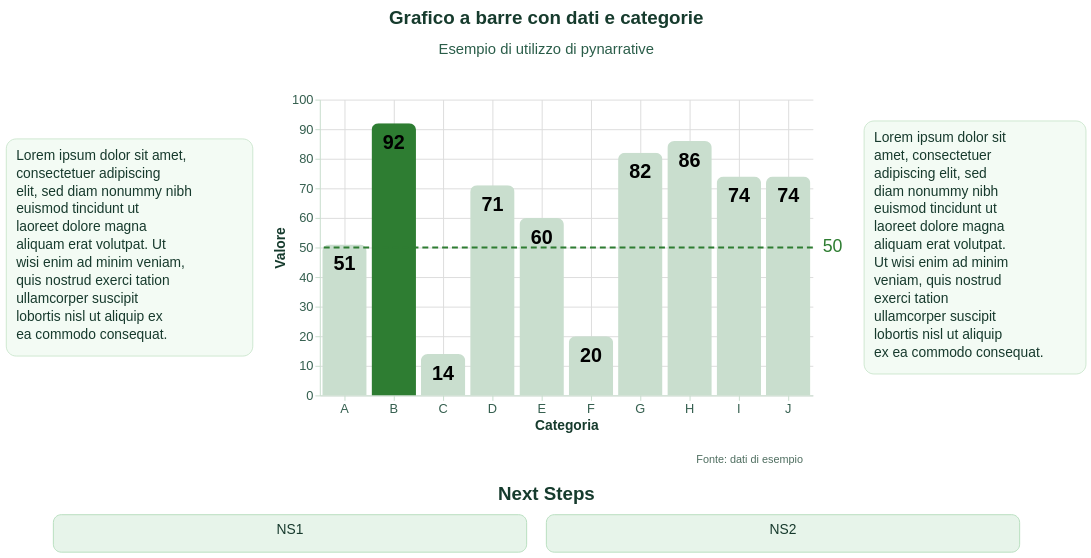

The code cell stored with this chart in its notebook:
### Markdown cell above
*Environmental Template*

### Code cell
from pynarrative import EnvironmentalTemplate as ET

storia = (
    pn.Story(
    #Costruzione dell'oggetto di classe Story
        data = dati_categorie,
        width = 500,
        height = 300,
        template = ET
    )

    #Chiamata dei metodi

    .mark_bar(
        cornerRadiusTopLeft = 7,
        cornerRadiusTopRight = 7,

    )

    .encode( #encoding dei dati
        x = alt.X("categorie:N", title = "Categoria", axis = alt.Axis(grid = True)),
        y = alt.Y("valori:Q", title = "Valore", axis = alt.Axis(grid = True))
    )
    

    .add_title( #titolo e sottotitolo
        title = "Grafico a barre con dati e categorie",
        subtitle = "Esempio di utilizzo di pynarrative",
        align = "center"
    )

    .add_context( #contesto, testo, spiegazione
        text = "Lorem ipsum dolor sit amet, consectetuer adipiscing elit, sed diam nonummy nibh euismod tincidunt ut laoreet dolore magna aliquam erat volutpat. Ut wisi enim ad minim veniam, quis nostrud exerci tation ullamcorper suscipit lobortis nisl ut aliquip ex ea commodo consequat.",
        position = "left",
    )

    .add_context( #contesto, testo, spiegazione
        text = "Lorem ipsum dolor sit amet, consectetuer adipiscing elit, sed diam nonummy nibh euismod tincidunt ut laoreet dolore magna aliquam erat volutpat. Ut wisi enim ad minim veniam, quis nostrud exerci tation ullamcorper suscipit lobortis nisl ut aliquip ex ea commodo consequat.",
        position = "right",
    )

    .add_next_steps( #prossima parte della storia
        steps = ["NS1", "NS2"],
        title = "Next Steps", #
        position = "bottom" #
    )

    .add_source( #fonte384db5
        text = "Fonte: dati di esempio",
        position = "bottom",
        align = "right"
    )


    .add_labels_chart(
        font_size = 20,
        font_weight = "bold",
        dy = 20
    )

    .add_line(
        orientation = "horizontal",
        value = 50,
    )

    .add_highlight("B")
    


    .render()
)

storia

### Figure 1 — Vega-Lite specification as saved in the notebook (floating-point values rounded to 4 significant figures)
{"config": {"view": {"continuousWidth": 300, "continuousHeight": 300, "strokeWidth": 0}, "axis": {"domainColor": "#c9dece", "grid": false, "labelColor": "#355f4f", "labelFont": "Helvetica", "labelFontSize": 13, "tickColor": "#c9dece", "titleColor": "#163b2d", "titleFont": "Helvetica", "titleFontSize": 14}, "axisX": {"labelAngle": 0, "labelExpr": "length(datum.label) > 12 ? replace(datum.label, /\\s+/, '\\n') : datum.label", "labelLineHeight": 14}, "bar": {"color": "#2e7d32"}, "legend": {"labelColor": "#355f4f", "labelFont": "Helvetica", "labelFontSize": 12, "titleColor": "#163b2d", "titleFont": "Helvetica", "titleFontSize": 12}, "line": {"color": "#27A0D9"}, "mark": {"strokeWidth": 2.5}, "point": {"color": "#000000", "filled": true, "size": 75}, "range": {"category": ["#27A0D9", "#348035", "#c2a46c", "#a46cc2", "#d96027"]}, "title": {"color": "#163b2d", "font": "Helvetica", "fontSize": 19}}, "vconcat": [{"layer": [{"mark": {"type": "text", "align": "center", "baseline": "top", "color": "#163b2d", "font": "Helvetica", "fontSize": 19, "fontWeight": "bold", "text": "Grafico a barre con dati e categorie"}, "encoding": {"x": {"value": 500.0}, "y": {"value": 4}}}, {"mark": {"type": "text", "align": "center", "baseline": "top", "color": "#2a5d49", "font": "Helvetica", "fontSize": 15, "text": "Esempio di utilizzo di pynarrative"}, "encoding": {"x": {"value": 500.0}, "y": {"value": 38}}}], "data": {"name": "data-6fad5c34291b82fc9632cbce143d677a"}, "height": 70, "width": 1000.0}, {"vconcat": [{"hconcat": [{"hconcat": [{"layer": [{"mark": {"type": "rect", "color": "#f3fbf4", "cornerRadius": 10, "opacity": 1.0, "stroke": "#cfe8d1", "strokeWidth": 1}, "encoding": {"x": {"value": 0}, "x2": {"value": 250.0}, "y": {"value": 39.9}, "y2": {"value": 260.1}}}, {"mark": {"type": "text", "align": "left", "baseline": "top", "color": "#173a2d", "font": "Helvetica", "fontSize": 14, "fontStyle": "normal", "fontWeight": "normal", "lineBreak": "\n", "lineHeight": 18.2, "text": "Lorem ipsum dolor sit amet,\nconsectetuer adipiscing\nelit, sed diam nonummy nibh\neuismod tincidunt ut\nlaoreet dolore magna\naliquam erat volutpat. Ut\nwisi enim ad minim veniam,\nquis nostrud exerci tation\nullamcorper suscipit\nlobortis nisl ut aliquip ex\nea commodo consequat."}, "encoding": {"x": {"value": 10}, "y": {"value": 49.9}}}], "data": {"name": "data-6fad5c34291b82fc9632cbce143d677a"}, "height": 300, "width": 250.0}, {"layer": [{"mark": {"type": "bar", "cornerRadiusTopLeft": 7, "cornerRadiusTopRight": 7}, "encoding": {"color": {"condition": {"test": "(datum['categorie'] === 'B')", "value": "#2e7d32"}, "value": "#c9dece"}, "x": {"axis": {"grid": true}, "field": "categorie", "title": "Categoria", "type": "nominal"}, "y": {"axis": {"grid": true}, "field": "valori", "title": "Valore", "type": "quantitative"}}}, {"mark": {"type": "text", "align": "center", "angle": 0, "color": "#000000", "dx": 0, "dy": 20, "fontSize": 20, "fontWeight": "bold", "lineBreak": "\n"}, "encoding": {"text": {"field": "valori", "type": "quantitative"}, "x": {"field": "categorie", "type": "nominal"}, "y": {"field": "valori", "type": "quantitative"}}}, {"data": {"name": "data-6fad5c34291b82fc9632cbce143d677a"}, "mark": {"type": "text", "align": "right", "baseline": "top", "color": "#4f6e60", "font": "Helvetica", "fontSize": 11, "lineBreak": "\n", "text": "Fonte: dati di esempio"}, "encoding": {"x": {"value": 490}, "y": {"value": 360}}}, {"layer": [{"data": {"name": "data-e94b98131d8354ad2d7fef474f689388"}, "mark": {"type": "rule", "color": "#2e7d32", "strokeDash": [6, 4], "strokeWidth": 2}, "encoding": {"y": {"field": "y", "type": "quantitative"}}}, {"data": {"name": "data-8ae341a3abcf4f04b776991a4b98e009"}, "mark": {"type": "text", "align": "left", "color": "#2e7d32", "dx": 0, "dy": 0, "fontSize": 18, "fontStyle": "normal", "fontWeight": "normal"}, "encoding": {"text": {"value": "50"}, "x": {"value": 510}, "y": {"field": "y", "type": "quantitative"}}}]}], "data": {"name": "data-3deff3c83dd1251d975b1c846aaeeb3c"}, "height": 300, "width": 500}]}, {"layer": [{"mark": {"type": "rect", "color": "#f3fbf4", "cornerRadius": 10, "opacity": 1.0, "stroke": "#cfe8d1", "strokeWidth": 1}, "encoding": {"x": {"value": 0}, "x2": {"value": 225.0}, "y": {"value": 21.7}, "y2": {"value": 278.3}}}, {"mark": {"type": "text", "align": "left", "baseline": "top", "color": "#173a2d", "font": "Helvetica", "fontSize": 14, "fontStyle": "normal", "fontWeight": "normal", "lineBreak": "\n", "lineHeight": 18.2, "text": "Lorem ipsum dolor sit\namet, consectetuer\nadipiscing elit, sed\ndiam nonummy nibh\neuismod tincidunt ut\nlaoreet dolore magna\naliquam erat volutpat.\nUt wisi enim ad minim\nveniam, quis nostrud\nexerci tation\nullamcorper suscipit\nlobortis nisl ut aliquip\nex ea commodo consequat."}, "encoding": {"x": {"value": 10}, "y": {"value": 31.7}}}], "data": {"name": "data-6fad5c34291b82fc9632cbce143d677a"}, "height": 300, "width": 225.0}]}, {"hconcat": [{"layer": [{"mark": {"type": "rect", "color": "#e7f4ea", "cornerRadius": 8, "opacity": 1.0, "stroke": "#b8dfbf", "strokeWidth": 1}, "encoding": {"x": {"axis": null, "field": "x", "type": "quantitative"}, "x2": {"field": "x2"}, "y": {"axis": null, "field": "y", "type": "quantitative"}, "y2": {"field": "y2"}}}, {"mark": {"type": "text", "align": "center", "baseline": "top", "clip": true, "color": "#173a2d", "font": "Helvetica", "fontSize": 14, "lineBreak": "\n", "lineHeight": 16}, "encoding": {"text": {"field": "text", "type": "nominal"}, "x": {"axis": null, "field": "x_mid", "type": "quantitative"}, "y": {"axis": null, "field": "y_text", "type": "quantitative"}}}], "height": 38, "title": {"text": ["Next Steps"], "color": "#163b2d", "font": "Helvetica", "fontSize": 19, "offset": 10}, "width": 1000.0}], "center": true, "data": {"name": "data-695f94e0630b4b65b1e7ed527059215e"}}], "center": true}], "center": true, "resolve": {"axis": {"x": "shared", "y": "shared"}}, "$schema": "https://vega.github.io/schema/vega-lite/v6.4.1.json", "datasets": {"data-6fad5c34291b82fc9632cbce143d677a": [{"_": 0}], "data-3deff3c83dd1251d975b1c846aaeeb3c": [{"categorie": "A", "valori": 51}, {"categorie": "B", "valori": 92}, {"categorie": "C", "valori": 14}, {"categorie": "D", "valori": 71}, {"categorie": "E", "valori": 60}, {"categorie": "F", "valori": 20}, {"categorie": "G", "valori": 82}, {"categorie": "H", "valori": 86}, {"categorie": "I", "valori": 74}, {"categorie": "J", "valori": 74}], "data-e94b98131d8354ad2d7fef474f689388": [{"y": 50}], "data-8ae341a3abcf4f04b776991a4b98e009": [{"y": 50, "label_x": 0}], "data-695f94e0630b4b65b1e7ed527059215e": [{"x": 0, "y": 0, "x2": 240, "y2": 28, "text": "NS1", "x_mid": 120.0, "y_text": 22}, {"x": 250, "y": 0, "x2": 490, "y2": 28, "text": "NS2", "x_mid": 370.0, "y_text": 22}]}}
